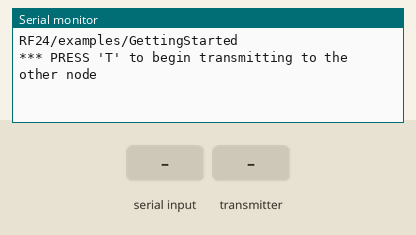
A sketch run on a simulated Arduino Uno, built with avr-gcc and run on an emulated ATmega328P. Shown: the last lines printed to the serial monitor. Inputs (shaded band) come from the test bench. No radio packets arrive unless stated.

Above: at 1.2 s.
1.3 s: "T" received over Serial
At 2.3 s:
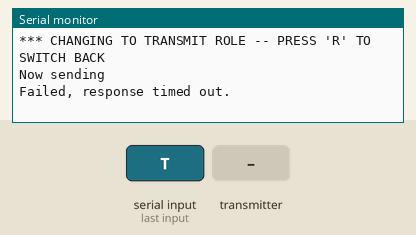
2.8 s: the transmitter starts sending got_time = 0
At 4.2 s:
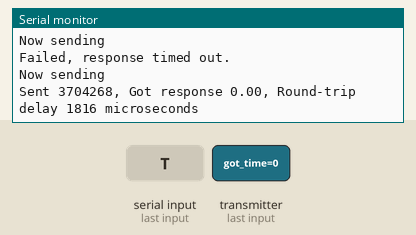
5.8 s: "R" received over Serial
At 8.0 s:
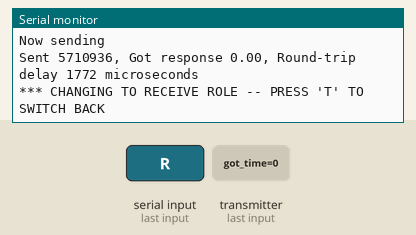

The sketch:

RF_GPS_receive.ino
```cpp
/*
* Getting Started example sketch for nRF24L01+ radios
* This is a very basic example of how to send data from one node to another
* Updated: Dec 2014 by TMRh20
*/

#include <SPI.h>
#include "RF24.h"
#define PAYLOADSIZE 32

/****************** User Config ***************************/
/***      Set this radio as radio number 0 or 1         ***/
bool radioNumber = 1;

/* Hardware configuration: Set up nRF24L01 radio on SPI bus plus pins 7 & 8 */
RF24 radio(7,8);
/**********************************************************/

byte addresses[][6] = {"1Node","2Node"};

// Used to control whether this node is sending or receiving
bool role = 0;

void setup() {
  Serial.begin(115200);
  Serial.println(F("RF24/examples/GettingStarted"));
  Serial.println(F("*** PRESS 'T' to begin transmitting to the other node"));

  radio.begin();
  radio.setDataRate(RF24_250KBPS);

  // Set the PA Level low to prevent power supply related issues since this is a
 // getting_started sketch, and the likelihood of close proximity of the devices. RF24_PA_MAX is default.
  radio.setPALevel(RF24_PA_HIGH);

  // Open a writing and reading pipe on each radio, with opposite addresses
  if(radioNumber){
    radio.openWritingPipe(addresses[1]);
    radio.openReadingPipe(1,addresses[0]);
  }else{
    radio.openWritingPipe(addresses[0]);
    radio.openReadingPipe(1,addresses[1]);
  }

  // Start the radio listening for data
  radio.startListening();
}

void loop() {


/****************** Ping Out Role ***************************/
if (role == 1)  {

    radio.stopListening();                                    // First, stop listening so we can talk.


    Serial.println(F("Now sending"));

    unsigned long start_time = micros();                             // Take the time, and send it.  This will block until complete
     if (!radio.write( &start_time, sizeof(unsigned long) )){
       Serial.println(F("failed"));
     }

    radio.startListening();                                    // Now, continue listening

    unsigned long started_waiting_at = micros();               // Set up a timeout period, get the current microseconds
    boolean timeout = false;                                   // Set up a variable to indicate if a response was received or not

    while ( ! radio.available() ){                             // While nothing is received
      if (micros() - started_waiting_at > 200000 ){            // If waited longer than 200ms, indicate timeout and exit while loop
          timeout = true;
          break;
      }
    }

    if ( timeout ){                                             // Describe the results
        Serial.println(F("Failed, response timed out."));
    }else{
        double got_time;                                 // Grab the response, compare, and send to debugging spew
        radio.read( &got_time, sizeof(unsigned long) );
        unsigned long end_time = micros();

        // Spew it
        Serial.print(F("Sent "));
        Serial.print(start_time);
        Serial.print(F(", Got response "));
        Serial.print(got_time);
        Serial.print(F(", Round-trip delay "));
        Serial.print(end_time-start_time);
        Serial.println(F(" microseconds"));
    }

    // Try again 1s later
    delay(1000);
  }


/****************** Pong Back Role ***************************/

  if ( role == 0 )
  {
    double got_time[2];

    if( radio.available()){
                                                                    // Variable for the received timestamp
      while (radio.available()) {                                   // While there is data ready
        radio.read( &got_time, sizeof(got_time) );             // Get the payload

      }

      //radio.stopListening();                                        // First, stop listening so we can talk
      //radio.write( &got_time, sizeof(unsigned long) );              // Send the final one back.
      //radio.startListening();                                       // Now, resume listening so we catch the next packets.
      if(got_time[1] != 0){
        Serial.print("COORDS: ");
        Serial.print(got_time[0],8);
        Serial.print(",");
        Serial.print(got_time[1]*10,8);
        Serial.println(".");
      }


   }
 }


/****************** Change Roles via Serial Commands ***************************/

  if ( Serial.available() )
  {
    char c = toupper(Serial.read());
    if ( c == 'T' && role == 0 ){
      Serial.println(F("*** CHANGING TO TRANSMIT ROLE -- PRESS 'R' TO SWITCH BACK"));
      role = 1;                  // Become the primary transmitter (ping out)

   }else
    if ( c == 'R' && role == 1 ){
      Serial.println(F("*** CHANGING TO RECEIVE ROLE -- PRESS 'T' TO SWITCH BACK"));
       role = 0;                // Become the primary receiver (pong back)
       radio.startListening();

    }
  }


} // Loop
```

Measured:
- after the input at 1.3 s, the serial monitor: prints a new line at once (image 1)
- after the input at 2.8 s, the serial monitor: prints a new line after 0.91 s (image 2)
- after the input at 5.8 s, the serial monitor: prints a new line after 0.91 s (image 3)
